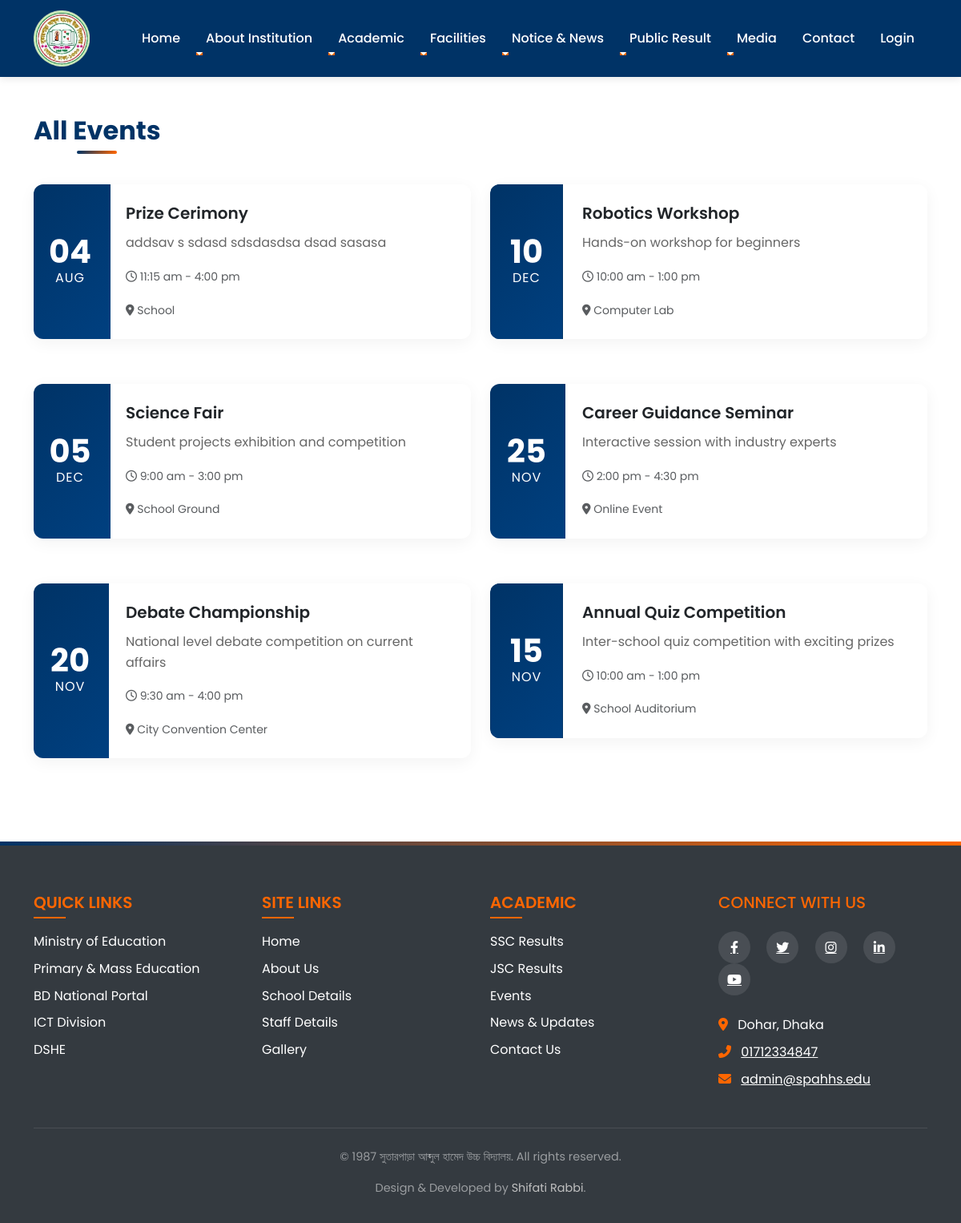
Screenshot of /events.php with the database file from the repository.
### tables this page shows
CREATE TABLE `events` (
  `event_id` int(11) NOT NULL,
  `title` varchar(255) NOT NULL,
  `description` text DEFAULT NULL,
  `event_date` date NOT NULL,
  `start_time` time NOT NULL,
  `end_time` time NOT NULL,
  `location` varchar(255) NOT NULL,
  `is_online` tinyint(1) DEFAULT 0,
  `event_type` enum('Competition','Seminar','Workshop','Sports','Cultural') DEFAULT 'Seminar',
  `featured_image` varchar(255) DEFAULT NULL,
  `created_at` timestamp NULL DEFAULT current_timestamp(),
  `updated_at` timestamp NULL DEFAULT current_timestamp() ON UPDATE current_timestamp()
);

CREATE TABLE `setting` (
  `id` int(11) NOT NULL,
  `current_year` int(11) NOT NULL,
  `current_semester` varchar(11) NOT NULL,
  `school_name` varchar(100) NOT NULL,
  `slogan` varchar(300) NOT NULL,
  `about` text NOT NULL
);

### admin/data/event.php (called while the page is built, shortened)
<?php
function getAllEvents($conn, $limit = null) {
    $sql = "SELECT * FROM events ORDER BY event_date DESC";
    $stmt = $conn->prepare($sql);
    $stmt->execute();
    return $stmt->fetchAll(PDO::FETCH_ASSOC);
}
?>

### data/setting.php (called while the page is built)
<?php
function getSetting($conn){
   $sql = "SELECT * FROM setting";
   $stmt = $conn->prepare($sql);
   $stmt->execute();
   if ($stmt->rowCount() == 1) {
     $settings = $stmt->fetch();
     return $settings;
   }else {
    return 0;
   }
}

### events.php (the view)
<?php include "header.php"; ?>
<section class="py-5">
    <div class="container">
        <h2 class="section-title mb-5">All Events</h2>
        <div class="row">
            <?php
            include "admin/data/event.php";
            $events = getAllEvents($conn);
            foreach ($events as $event) {
                $event_date = new DateTime($event['event_date']);
                $start_time = new DateTime($event['start_time']);
                $end_time = new DateTime($event['end_time']);
            ?>
            <div class="col-md-6 mb-4">
                <div class="card event-card">
                    <div class="row g-0">
                        <div class="col-md-2 bg-primary text-white d-flex align-items-center justify-content-center">
                            <div class="event-date">
                                <span class="event-day"><?= $event_date->format('d') ?></span>
                                <span class="event-month"><?= strtoupper($event_date->format('M')) ?></span>
                            </div>
                        </div>
                        <div class="col-md-10">
                            <div class="card-body">
                                <h5 class="card-title"><?= htmlspecialchars($event['title']) ?></h5>
                                <p class="card-text"><?= htmlspecialchars($event['description']) ?></p>
                                <p class="card-text text-muted"><small>
                                    <i class="far fa-clock"></i>
                                    <?= $start_time->format('g:i a') ?> - <?= $end_time->format('g:i a') ?>
                                </small></p>
                                <p class="card-text text-muted"><small>
                                    <i class="fas fa-map-marker-alt"></i>
                                    <?= $event['is_online'] ? 'Online Event' : htmlspecialchars($event['location']) ?>
                                </small></p>
                            </div>
                        </div>
                    </div>
                </div>
            </div>
            <?php } ?>
        </div>
    </div>
</section>
<?php include "footer.php"; ?>

### footer.php (shortened to what this page needs)
<footer class="footer">
    <div class="container">
        <div class="row">
            <div class="col-md-3 mb-4 mb-md-0">
                <div class="footer-links">
                    <h5 class="text-uppercase mb-4" style="color: var(--secondary-color);">Quick Links</h5>
                    <ul class="list-unstyled">
                        <li class="mb-2"><a href="https://www.moedu.gov.bd/" class="text-white footer-link">Ministry of Education</a></li>
                        <li class="mb-2"><a href="https://www.mopme.gov.bd/" class="text-white footer-link">Primary & Mass Education</a></li>
                        <li class="mb-2"><a href="https://bangladesh.gov.bd/" class="text-white footer-link">BD National Portal</a></li>
                        <li class="mb-2"><a href="https://a2i.gov.bd/" class="text-white footer-link">ICT Division</a></li>
                        <li class="mb-2"><a href="http://www.dshe.gov.bd/" class="text-white footer-link">DSHE</a></li>
                    </ul>
                </div>
            </div>
            <div class="col-md-3 mb-4 mb-md-0">
                <div class="footer-links">
                    <h5 class="text-uppercase mb-4" style="color: var(--secondary-color);">Site Links</h5>
                    <ul class="list-unstyled">
                        <li class="mb-2"><a href="index" class="text-white footer-link">Home</a></li>
                        <li class="mb-2"><a href="about" class="text-white footer-link">About Us</a></li>
                        <li class="mb-2"><a href="basic-info" class="text-white footer-link">School Details</a></li>
                        <li class="mb-2"><a href="people_info" class="text-white footer-link">Staff Details</a></li>
                        <li class="mb-2"><a href="gallery" class="text-white footer-link">Gallery</a></li>
                    </ul>
                </div>
            </div>
            <div class="col-md-3 mb-4 mb-md-0">
                <div class="footer-links">
                    <h5 class="text-uppercase mb-4" style="color: var(--secondary-color);">Academic</h5>
                    <ul class="list-unstyled">
                        <li class="mb-2"><a href="public_results_ssc" class="text-white footer-link">SSC Results</a></li>
                        <li class="mb-2"><a href="public_results_jsc" class="text-white footer-link">JSC Results</a></li>
                        <li class="mb-2"><a href="events" class="text-white footer-link">Events</a></li>
                        <li class="mb-2"><a href="news" class="text-white footer-link">News & Updates</a></li>
                        <li class="mb-2"><a href="contact" class="text-white footer-link">Contact Us</a></li>
                    </ul>
                </div>
            </div>
            <div class="col-md-3">
                <div class="footer-contact">
                    <h5 class="text-uppercase mb-4" style="color: var(--secondary-color);">Connect With Us</h5>
                    <div class="social-icons mb-4">
                        <a href="https://www.facebook.com/groups/348161615295603/" class="text-white me-3 social-icon"><i class="fab fa-facebook-f"></i></a>
                        <a href="#" class="text-white me-3 social-icon"><i class="fab fa-twitter"></i></a>
                        <a href="#" class="text-white me-3 social-icon"><i class="fab fa-instagram"></i></a>
                        <a href="#" class="text-white me-3 social-icon"><i class="fab fa-linkedin-in"></i></a>
                        <a href="#" class="text-white me-3 social-icon"><i class="fab fa-youtube"></i></a>
                    </div>
                    <address class="mb-0">
                        <p class="mb-2">
                            <i class="fas fa-map-marker-alt me-2" style="color: var(--secondary-color);"></i>
                            <span>Dohar, Dhaka</span>
                        </p>
                        <p class="mb-2">
                            <i class="fas fa-phone-alt me-2" style="color: var(--secondary-color);"></i>
                            <a href="tel:01712334847" class="text-white">01712334847</a>
                        </p>
                        <p class="mb-0">
                            <i class="fas fa-envelope me-2" style="color: var(--secondary-color);"></i>
                            <a href="mailto:admin@spahhs.edu" class="text-white">admin@spahhs.edu</a>
                        </p>
                    </address>
                </div>
            </div>
        </div>
        <div class="copyright text-center">
            <p>&copy; <?=$setting['current_year']?> <?=$setting['school_name']?>. All rights reserved.</p>
            <p>Design & Developed by <a href="tel: 01571501416" style="text-decoration: none; color: silver;">Shifati Rabbi</a>.</p>
        </div>
    </div>
</footer>
</body>
</html>

### css/style.css (style rules this page uses)
:root { --primary-color: #003366; --secondary-color: #ff6600; --light-color: #f8f9fa; --dark-color: #343a40; --transition-speed: 0.4s; }
body { font-family: 'Poppins', 'Segoe UI', Tahoma, Geneva, Verdana, sans-serif; line-height: 1.6; color: #333; overflow-x: hidden; }
html { scroll-behavior: smooth; }
.section-title { color: var(--primary-color); font-weight: 700; margin-bottom: 30px; position: relative; display: inline-block; }
.section-title:after { content: ''; position: absolute; width: 50%; height: 3px; background-color: var(--secondary-color); bottom: -10px; left: 0; }
.event-card { border: none; border-radius: 12px; overflow: hidden; box-shadow: 0 5px 20px rgba(0, 0, 0, 0.05); transition: all var(--transition-speed) ease; margin-bottom: 2rem; background-color: white; }
.event-date { background: linear-gradient(135deg, var(--primary-color), #004080); color: white; display: flex; flex-direction: column; align-items: center; justify-content: center; height: 100%; padding: 1.5rem; }
.event-day { font-size: 2.5rem; font-weight: 700; line-height: 1; }
.event-month { font-size: 1rem; text-transform: uppercase; letter-spacing: 1px; }
.event-card .card-body { padding: 1.5rem; }
.event-card .card-title { font-weight: 600; margin-bottom: 0.75rem; }
.event-card .card-text { color: #666; }
.footer { background-color: var(--dark-color); color: white; padding: 4rem 0 1rem; position: relative; }
.footer::before { content: ''; position: absolute; top: 0; left: 0; width: 100%; height: 5px; background: linear-gradient(90deg, var(--primary-color), var(--secondary-color)); }
.footer-links h5 { color: white; font-weight: 600; margin-bottom: 1.5rem; position: relative; }
.footer-links h5::after { content: ''; position: absolute; bottom: -8px; left: 0; width: 40px; height: 2px; background-color: var(--secondary-color); }
.footer-links ul { list-style: none; padding-left: 0; }
.footer-links li { margin-bottom: 0.75rem; }
.footer-links a { color: rgba(255, 255, 255, 0.7); text-decoration: none; transition: all var(--transition-speed) ease; position: relative; padding-left: 0; }
.footer-links a::before { content: '→'; position: absolute; left: -15px; opacity: 0; transition: all var(--transition-speed) ease; color: var(--secondary-color); }
.social-icons a { display: inline-flex; align-items: center; justify-content: center; width: 40px; height: 40px; background-color: rgba(255, 255, 255, 0.1); border-radius: 50%; color: white; margin-right: 0.75rem; transition: all var(--transition-speed) ease; }
.copyright { border-top: 1px solid rgba(255, 255, 255, 0.1); padding-top: 1.5rem; margin-top: 3rem; text-align: center; color: rgba(255, 255, 255, 0.5); font-size: 0.9rem; }
.section-title { color: var(--primary-color); font-weight: 700; margin-bottom: 2.5rem; position: relative; display: inline-block; font-size: 2rem; }
.section-title::after { content: ''; position: absolute; width: 50px; height: 4px; background: linear-gradient(90deg, var(--primary-color), var(--secondary-color)); bottom: -10px; left: 50%; transform: translateX(-50%); border-radius: 2px; }
.bg-primary { background-color: var(--primary-color) !important; }

### rows the page displays
events: event_date "04", event_date "AUG", title "Prize Cerimony", description "addsav s sdasd sdsdasdsa dsad sasasa", start_time "11:15 am", end_time "4:00 pm", location "School"
events: event_date "10", event_date "DEC", title "Robotics Workshop", description "Hands-on workshop for beginners", start_time "10:00 am", end_time "1:00 pm", location "Computer Lab"
events: event_date "05", event_date "DEC", title "Science Fair", description "Student projects exhibition and competition", start_time "9:00 am", end_time "3:00 pm", location "School Ground"
events: event_date "25", event_date "NOV", title "Career Guidance Seminar", description "Interactive session with industry experts", start_time "2:00 pm", end_time "4:30 pm", is_online "Online Event"
events: event_date "20", event_date "NOV", title "Debate Championship", description "National level debate competition on current affairs", start_time "9:30 am", end_time "4:00 pm", location "City Convention Center"
events: event_date "15", event_date "NOV", title "Annual Quiz Competition", description "Inter-school quiz competition with exciting prizes", start_time "10:00 am", end_time "1:00 pm", location "School Auditorium"
setting: current_year "1987", school_name "সুতারপাড়া আব্দুল হামেদ উচ্চ বিদ্যালয়"
